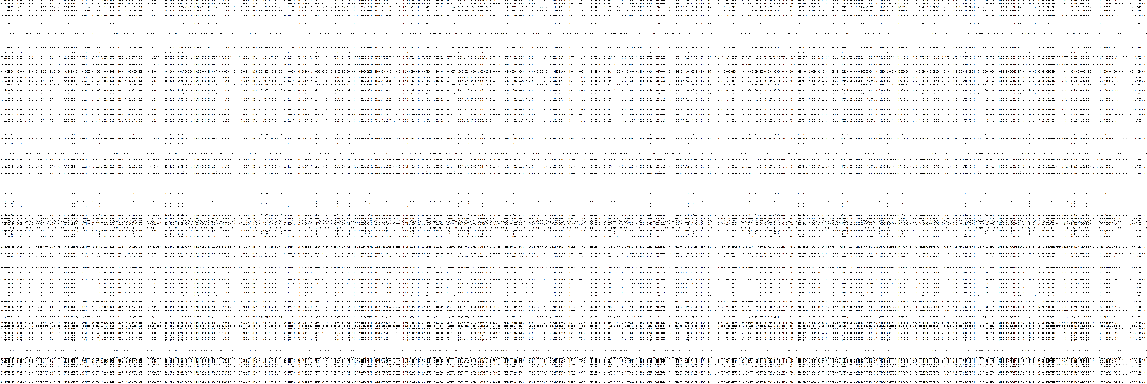
#> input picture QAQ.png, 1147 x 384 px
$ python setu_lite.py QAQ.png
#> lines starting #> are read from the running program, lines starting #| are printed output that depends on the picture
#utf-8
help_msg = '''
==================================
||                              ||
||   欢迎使用杰哥色图加密脚本!  ||
||                              ||
==================================

可控参数：
    -h -help 查看帮助
    -k 设置秘钥(默认114514)
    -o 设置输出文件名(不支持批量加密)
    -l 设置加密强度[1-x](默认40,数字越小加密越强，最大不超过min(横向分辨率,纵向分辨率))
    -d 删除原图
    -x-only 只交换行像素
    -y-only 只交换纵像素'''
from numpy import *
from matplotlib import pyplot as plt
from sys import argv
from time import strftime,localtime,sleep
import os
import threading
from datetime import datetime


imgsave_mutex = threading.Lock()
def img_encode(keys,inputpath,level,moreSafe_X,moreSafe_Y,delete_source,outfile=''):
    #? 加密过程
    keys = list(map(ord,keys))
    keylen = len(keys)
    image = plt.imread(inputpath)
    image = array(plt.imread(inputpath))

    if moreSafe_X:
        groups_X = int(len(image)/level)

        #? 获取行像素的加密流
        S = []
        T = []
        for i in range(groups_X):
            S.append(i)
            T.append(keys[i % keylen])
        j = 0
        for i in range(groups_X):
            j = (j+S[i]+T[i])%groups_X
            S[i],S[j] = S[j],S[i]
        if groups_X%2 == 1:
            S = S[:-1]
        stream_X = array(S).reshape(2,int(len(S)/2))
        stream_X *= level
        group1 = []
        group2 = []
        for i in range(len(stream_X[0])):
            group1.append(stream_X[0][i])
            group2.append(stream_X[1][i])
            for j in range(1,level):
                group1.append(stream_X[0][i] + j)
                group2.append(stream_X[1][i] + j)

        #? 根据行像素加密流，行行交换
        image[group1+group2,:,:] = image[group2+group1,:,:]

    if moreSafe_Y:
        groups_Y = int(len(image[0])/level)
        #? 获取列像素的加密流
        S = []
        T = []
        for i in range(groups_Y):
            S.append(i)
            T.append(keys[i % keylen])
        j = 0
        for i in range(groups_Y):
            j = (j+S[i]+T[i])%groups_Y
            S[i],S[j] = S[j],S[i]
        if groups_Y%2 == 1:
            S = S[:-1]
        stream_Y = array(S).reshape(2,int(len(S)/2))
        stream_Y *= level
        group1 = []
        group2 = []
        for i in range(len(stream_Y[0])):
            group1.append(stream_Y[0][i])
            group2.append(stream_Y[1][i])
            for j in range(1,level):
                group1.append(stream_Y[0][i] + j)
                group2.append(stream_Y[1][i] + j)
        #? 根据列像素加密流，列列交换
        image[:,group1+group2,:] = image[:,group2+group1,:]

    #? 输出目录为当前时间
    outpath = strftime("%Y%m%d%H%M%S", localtime())
    outpath+='.png'
    outpath = os.path.join(os.path.dirname(inputpath),outpath)

    if outfile:
        if delete_source:
            os.remove(inputpath)
        plt.imsave(outfile,image)
    else:
        #? 防止输出文件名一样导致色图丢失，加了线程锁和如果有相同文件名就等待0.5秒
        imgsave_mutex.acquire()
        while os.path.exists(outpath):
            outpath = strftime("%Y%m%d%H%M%S", localtime())
            outpath+='.png'
            outpath = os.path.join(os.path.dirname(inputpath),outpath)
            sleep(0.5)
        plt.imsave(outpath,image)
        if delete_source:
            os.remove(inputpath)
        print('succeed: ' + inputpath)
        imgsave_mutex.release()

if __name__ == '__main__':
    args = list(argv)
    img_types = ['jpg','png','gif']
    if len(args) <= 1 or "-help" in args or "-h" in args:
        print(help_msg.strip())
        exit()
    key = "114514"
    outfile = ""
    level = 40
    moreSecure_X = True
    moreSecure_Y = True
    delete_source = False
    with open("./log",'a+') as fp:
        fp.write(datetime.now().strftime("%Y-%m-%d %H:%M:%S") + " python " + " ".join(args) + '\n')
    try:
        skip = False
        for i in range(1,len(args)):
            if skip:
                skip = False
                continue
            if args[i][0] == '-':
                if args[i][1] == 'k':
                    key = args[i+1]
                    skip = True
                elif args[i][1] == 'o':
                    outfile = args[i+1]
                    skip = True
                elif args[i][1] == 'l':
                    level = int(args[i+1])
                    skip = True
                elif args[i][1] == 'd':
                    delete_source = True
                elif 'only' in args[i]:
                    if args[i][1] == 'x':
                        moreSecure_X = True
                        moreSecure_Y = False
                    elif args[i][1] == 'y':
                        moreSecure_X = False
                        moreSecure_Y = True
            else:
                input_path = args[i]

        if os.path.isdir(input_path):
            threads = []
            filepath = []
            #? 遍历目标目录 给每个图片文件创建一个子线程
            for root,dirs,files in os.walk(input_path):
                for file in files:
                    path = os.path.join(root,file)
                    if path[-3:] in img_types:
                        #?把所有图片文件路径保存在数组中
                        filepath.append(path)
            #? 创建线程
            for path in filepath:
                now_thread = threading.Thread(target=img_encode,args=(key,path,level,moreSecure_X,moreSecure_Y,delete_source))
                threads.append(now_thread)
                now_thread.start()
            for thread in threads:
                thread.join()
            with open("./log",'a+') as fp:
                fp.write("success\n")
        else:
            img_encode(key,input_path,level,moreSecure_X,moreSecure_Y,delete_source,outfile)
#> in img_encode, image is the input picture: shape (384, 1147, 4) float32; mean R, G, B, A 0.952, 0.952, 0.952, 1
#> in img_encode, `groups_X = int(len(image)/level)`: groups_X = 9
#> the loop in img_encode, `for i in range(groups_X):` made 9 passes
#> j on passes 1 to 9: 4, 0, 0, 2, 6, 0, 4, 6, 3
#> after the loop in img_encode, `for i in range(groups_X):`: S = [5, 4, 3, 8, 0, 2, 7, 6, 1]; j = 3
#> in img_encode, `S = S[:-1]`: S = [5, 4, 3, 8, 0, 2, 7, 6]
#> in img_encode, `stream_X = array(S).reshape(2,int(len(S)/2))`: stream_X = [[5, 4, 3, 8], [0, 2, 7, 6]]
#> in img_encode, `stream_X *= level`: stream_X = [[200, 160, 120, 320], [0, 80, 280, 240]]
#> the loop in img_encode, `for i in range(len(stream_X[0])):` made 4 passes
#> after the loop in img_encode, `for i in range(len(stream_X[0])):`: group1 = 160 values, max 359 at index 159, min 120 at index 80, mean 219.5; group2 = 160 values, max 319 at index 119, min 0 at index 0, mean 169.5
#> in img_encode, `groups_Y = int(len(image[0])/level)`: groups_Y = 28
#> the loop in img_encode, `for i in range(groups_Y):` made 28 passes
#> j on passes 1 to 12: 21, 15, 13, 13, 10, 11, 10, 10, 14, 20, 20, 21
#> after the loop in img_encode, `for i in range(groups_Y):`: S = 28 values, max 27 at index 9, min 0 at index 11, mean 13.5; j = 9
#> the loop in img_encode, `for i in range(len(stream_Y[0])):` made 14 passes
#> after the loop in img_encode, `for i in range(len(stream_Y[0])):`: group1 = 560 values, max 1119 at index 399, min 0 at index 440, mean 493.8; group2 = 560 values, max 1079 at index 239, min 120 at index 480, mean 625.2
#> in img_encode, `image[:,group1+group2,:] = image[:,group2+group1,:]`:
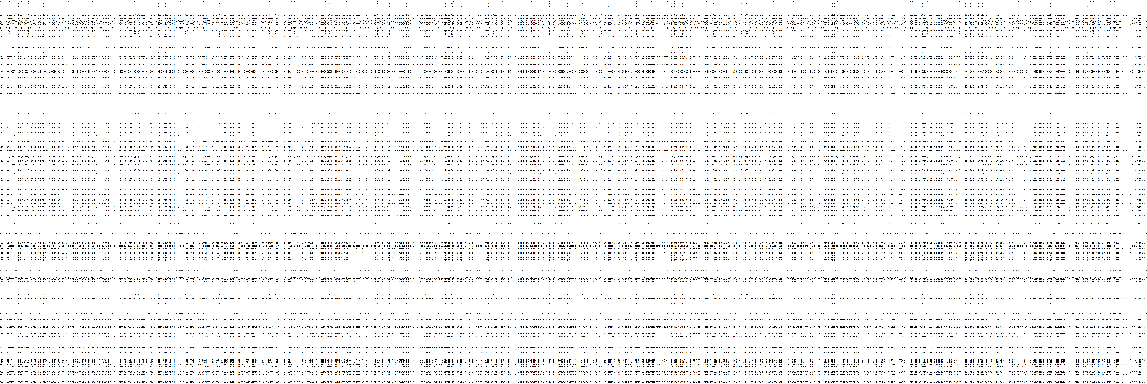
#> image: shape (384, 1147, 4) float32; mean R, G, B, A 0.952, 0.952, 0.952, 1
            with open("./log",'a+') as fp:
                fp.write("success\n")
    except Exception as e:
        print(e)
        with open("./log",'a+') as fp:
            fp.write(str(e) + '\n')
